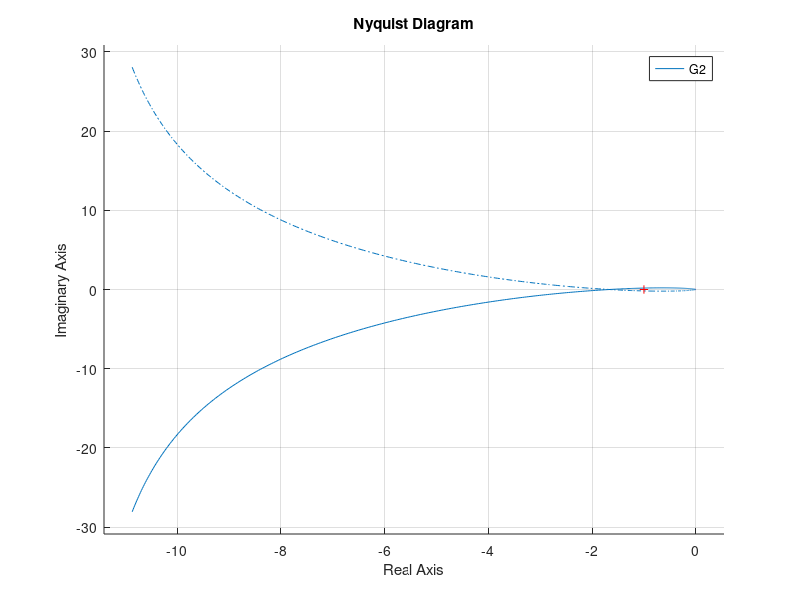

This figure's MATLAB source: (Note: this script raises an error after producing the figure.)
% Sistema tipo 1

K=50
G2 = tf(K,conv([1,0],conv([1,1],[1,5])))

figure(1)
hold on
nyquist(G2)
hold off

% Lazo cerrado 
T2 = tf(K,[1,6,5,K])

polos=roots(T2.Denominator{1});
figure(2)
hold on
plot(real(polos),imag(polos),'xy',"LineWidth",2)
hold off
grid on

% respuesta al escalon
[y,t]=step(T2,60);
figure(3)
hold on
plot(t,y)
hold off